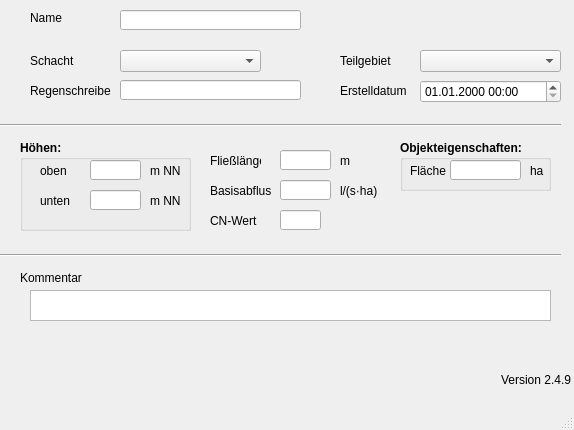
<?xml version="1.0" encoding="UTF-8"?>
<ui version="4.0">
 <class>MainWindow</class>
 <widget class="QMainWindow" name="MainWindow">
  <property name="enabled">
   <bool>true</bool>
  </property>
  <property name="geometry">
   <rect>
    <x>0</x>
    <y>0</y>
    <width>574</width>
    <height>430</height>
   </rect>
  </property>
  <property name="windowTitle">
   <string>MainWindow</string>
  </property>
  <widget class="QWidget" name="centralwidget">
   <widget class="QLabel" name="label_20">
    <property name="geometry">
     <rect>
      <x>30</x>
      <y>50</y>
      <width>51</width>
      <height>21</height>
     </rect>
    </property>
    <property name="text">
     <string>Schacht</string>
    </property>
   </widget>
   <widget class="QLabel" name="label">
    <property name="geometry">
     <rect>
      <x>30</x>
      <y>10</y>
      <width>46</width>
      <height>16</height>
     </rect>
    </property>
    <property name="text">
     <string>Name</string>
    </property>
   </widget>
   <widget class="Line" name="line">
    <property name="geometry">
     <rect>
      <x>0</x>
      <y>110</y>
      <width>561</width>
      <height>31</height>
     </rect>
    </property>
    <property name="orientation">
     <enum>Qt::Horizontal</enum>
    </property>
   </widget>
   <widget class="QLabel" name="label_5">
    <property name="geometry">
     <rect>
      <x>30</x>
      <y>80</y>
      <width>81</width>
      <height>21</height>
     </rect>
    </property>
    <property name="text">
     <string>Regenschreiber</string>
    </property>
   </widget>
   <widget class="QLabel" name="label_70">
    <property name="geometry">
     <rect>
      <x>340</x>
      <y>80</y>
      <width>71</width>
      <height>21</height>
     </rect>
    </property>
    <property name="text">
     <string>Erstelldatum</string>
    </property>
   </widget>
   <widget class="QLabel" name="label_22">
    <property name="geometry">
     <rect>
      <x>340</x>
      <y>50</y>
      <width>51</width>
      <height>21</height>
     </rect>
    </property>
    <property name="text">
     <string>Teilgebiet</string>
    </property>
   </widget>
   <widget class="QLineEdit" name="gebnam">
    <property name="geometry">
     <rect>
      <x>120</x>
      <y>10</y>
      <width>181</width>
      <height>20</height>
     </rect>
    </property>
   </widget>
   <widget class="QLineEdit" name="regenschreiber">
    <property name="geometry">
     <rect>
      <x>120</x>
      <y>80</y>
      <width>181</width>
      <height>20</height>
     </rect>
    </property>
   </widget>
   <widget class="QComboBox" name="schnam">
    <property name="geometry">
     <rect>
      <x>120</x>
      <y>50</y>
      <width>141</width>
      <height>22</height>
     </rect>
    </property>
   </widget>
   <widget class="QComboBox" name="teilgebiet">
    <property name="geometry">
     <rect>
      <x>420</x>
      <y>50</y>
      <width>141</width>
      <height>22</height>
     </rect>
    </property>
   </widget>
   <widget class="QTextEdit" name="kommentar">
    <property name="geometry">
     <rect>
      <x>30</x>
      <y>290</y>
      <width>521</width>
      <height>31</height>
     </rect>
    </property>
   </widget>
   <widget class="QLineEdit" name="cn">
    <property name="geometry">
     <rect>
      <x>280</x>
      <y>210</y>
      <width>41</width>
      <height>20</height>
     </rect>
    </property>
   </widget>
   <widget class="QLabel" name="label_4">
    <property name="geometry">
     <rect>
      <x>210</x>
      <y>210</y>
      <width>51</width>
      <height>21</height>
     </rect>
    </property>
    <property name="text">
     <string>CN-Wert</string>
    </property>
   </widget>
   <widget class="QLabel" name="lb_version">
    <property name="geometry">
     <rect>
      <x>500</x>
      <y>370</y>
      <width>71</width>
      <height>20</height>
     </rect>
    </property>
    <property name="toolTip">
     <string>Version QKan Import</string>
    </property>
    <property name="text">
     <string>Version 2.4.9</string>
    </property>
    <property name="alignment">
     <set>Qt::AlignRight|Qt::AlignTrailing|Qt::AlignVCenter</set>
    </property>
   </widget>
   <widget class="QgsDateTimeEdit" name="createdat">
    <property name="geometry">
     <rect>
      <x>420</x>
      <y>80</y>
      <width>141</width>
      <height>23</height>
     </rect>
    </property>
    <property name="currentSection">
     <enum>QDateTimeEdit::DaySection</enum>
    </property>
    <property name="displayFormat">
     <string>dd.MM.yyyy HH:mm</string>
    </property>
   </widget>
   <widget class="QGroupBox" name="groupBox">
    <property name="geometry">
     <rect>
      <x>20</x>
      <y>140</y>
      <width>171</width>
      <height>91</height>
     </rect>
    </property>
    <property name="font">
     <font>
      <weight>75</weight>
      <bold>true</bold>
     </font>
    </property>
    <property name="title">
     <string>Höhen:</string>
    </property>
    <widget class="QLabel" name="label_15">
     <property name="geometry">
      <rect>
       <x>130</x>
       <y>50</y>
       <width>31</width>
       <height>21</height>
      </rect>
     </property>
     <property name="font">
      <font>
       <weight>50</weight>
       <bold>false</bold>
      </font>
     </property>
     <property name="text">
      <string>m NN</string>
     </property>
    </widget>
    <widget class="QLabel" name="label_16">
     <property name="geometry">
      <rect>
       <x>20</x>
       <y>50</y>
       <width>41</width>
       <height>21</height>
      </rect>
     </property>
     <property name="font">
      <font>
       <weight>50</weight>
       <bold>false</bold>
      </font>
     </property>
     <property name="text">
      <string>unten</string>
     </property>
    </widget>
    <widget class="QLabel" name="label_13">
     <property name="geometry">
      <rect>
       <x>130</x>
       <y>20</y>
       <width>31</width>
       <height>21</height>
      </rect>
     </property>
     <property name="font">
      <font>
       <weight>50</weight>
       <bold>false</bold>
      </font>
     </property>
     <property name="text">
      <string>m NN</string>
     </property>
    </widget>
    <widget class="QLineEdit" name="hoeheob">
     <property name="geometry">
      <rect>
       <x>70</x>
       <y>20</y>
       <width>51</width>
       <height>20</height>
      </rect>
     </property>
    </widget>
    <widget class="QLineEdit" name="hoeheun">
     <property name="geometry">
      <rect>
       <x>70</x>
       <y>50</y>
       <width>51</width>
       <height>20</height>
      </rect>
     </property>
    </widget>
    <widget class="QLabel" name="label_12">
     <property name="geometry">
      <rect>
       <x>20</x>
       <y>20</y>
       <width>41</width>
       <height>21</height>
      </rect>
     </property>
     <property name="font">
      <font>
       <weight>50</weight>
       <bold>false</bold>
      </font>
     </property>
     <property name="text">
      <string>oben</string>
     </property>
    </widget>
   </widget>
   <widget class="QLabel" name="label_17">
    <property name="geometry">
     <rect>
      <x>340</x>
      <y>150</y>
      <width>31</width>
      <height>21</height>
     </rect>
    </property>
    <property name="font">
     <font>
      <weight>50</weight>
      <bold>false</bold>
     </font>
    </property>
    <property name="text">
     <string>m</string>
    </property>
   </widget>
   <widget class="QLineEdit" name="fliessweg">
    <property name="geometry">
     <rect>
      <x>280</x>
      <y>150</y>
      <width>51</width>
      <height>20</height>
     </rect>
    </property>
   </widget>
   <widget class="QLabel" name="label_8">
    <property name="geometry">
     <rect>
      <x>210</x>
      <y>150</y>
      <width>51</width>
      <height>21</height>
     </rect>
    </property>
    <property name="font">
     <font>
      <weight>50</weight>
      <bold>false</bold>
     </font>
    </property>
    <property name="text">
     <string>Fließlänge</string>
    </property>
   </widget>
   <widget class="QLineEdit" name="basisabfluss">
    <property name="geometry">
     <rect>
      <x>280</x>
      <y>180</y>
      <width>51</width>
      <height>20</height>
     </rect>
    </property>
   </widget>
   <widget class="QLabel" name="label_18">
    <property name="geometry">
     <rect>
      <x>340</x>
      <y>180</y>
      <width>41</width>
      <height>21</height>
     </rect>
    </property>
    <property name="font">
     <font>
      <weight>50</weight>
      <bold>false</bold>
     </font>
    </property>
    <property name="text">
     <string>l/(s·ha)</string>
    </property>
   </widget>
   <widget class="QLabel" name="label_10">
    <property name="geometry">
     <rect>
      <x>210</x>
      <y>180</y>
      <width>61</width>
      <height>21</height>
     </rect>
    </property>
    <property name="font">
     <font>
      <weight>50</weight>
      <bold>false</bold>
     </font>
    </property>
    <property name="text">
     <string>Basisabfluss:</string>
    </property>
   </widget>
   <widget class="QLabel" name="label_19">
    <property name="geometry">
     <rect>
      <x>20</x>
      <y>270</y>
      <width>81</width>
      <height>16</height>
     </rect>
    </property>
    <property name="text">
     <string>Kommentar</string>
    </property>
   </widget>
   <widget class="Line" name="line_2">
    <property name="geometry">
     <rect>
      <x>0</x>
      <y>240</y>
      <width>561</width>
      <height>31</height>
     </rect>
    </property>
    <property name="orientation">
     <enum>Qt::Horizontal</enum>
    </property>
   </widget>
   <widget class="QGroupBox" name="groupBox_2">
    <property name="geometry">
     <rect>
      <x>400</x>
      <y>140</y>
      <width>151</width>
      <height>51</height>
     </rect>
    </property>
    <property name="font">
     <font>
      <weight>75</weight>
      <bold>true</bold>
     </font>
    </property>
    <property name="title">
     <string>Objekteigenschaften:</string>
    </property>
    <widget class="QLineEdit" name="flaeche">
     <property name="enabled">
      <bool>true</bool>
     </property>
     <property name="geometry">
      <rect>
       <x>50</x>
       <y>20</y>
       <width>71</width>
       <height>20</height>
      </rect>
     </property>
     <property name="font">
      <font>
       <weight>50</weight>
       <italic>true</italic>
       <bold>false</bold>
      </font>
     </property>
     <property name="toolTip">
      <string>&lt;html&gt;&lt;head/&gt;&lt;body&gt;&lt;p&gt;Flächengröße des Objekts&lt;/p&gt;&lt;/body&gt;&lt;/html&gt;</string>
     </property>
     <property name="statusTip">
      <string>Flächengröße des Objekts</string>
     </property>
     <property name="inputMask">
      <string/>
     </property>
     <property name="text">
      <string/>
     </property>
     <property name="readOnly">
      <bool>true</bool>
     </property>
    </widget>
    <widget class="QLabel" name="label_9">
     <property name="geometry">
      <rect>
       <x>10</x>
       <y>20</y>
       <width>51</width>
       <height>21</height>
      </rect>
     </property>
     <property name="font">
      <font>
       <weight>50</weight>
       <bold>false</bold>
      </font>
     </property>
     <property name="text">
      <string>Fläche</string>
     </property>
    </widget>
    <widget class="QLabel" name="label_21">
     <property name="geometry">
      <rect>
       <x>130</x>
       <y>20</y>
       <width>21</width>
       <height>21</height>
      </rect>
     </property>
     <property name="font">
      <font>
       <weight>50</weight>
       <bold>false</bold>
      </font>
     </property>
     <property name="text">
      <string>ha</string>
     </property>
    </widget>
   </widget>
  </widget>
  <widget class="QMenuBar" name="menubar">
   <property name="geometry">
    <rect>
     <x>0</x>
     <y>0</y>
     <width>574</width>
     <height>21</height>
    </rect>
   </property>
  </widget>
  <widget class="QStatusBar" name="statusbar"/>
 </widget>
 <customwidgets>
  <customwidget>
   <class>QgsDateTimeEdit</class>
   <extends>QDateTimeEdit</extends>
   <header>qgsdatetimeedit.h</header>
  </customwidget>
 </customwidgets>
 <tabstops>
  <tabstop>gebnam</tabstop>
  <tabstop>schnam</tabstop>
  <tabstop>regenschreiber</tabstop>
  <tabstop>hoeheob</tabstop>
  <tabstop>hoeheun</tabstop>
  <tabstop>fliessweg</tabstop>
  <tabstop>basisabfluss</tabstop>
  <tabstop>cn</tabstop>
  <tabstop>teilgebiet</tabstop>
  <tabstop>kommentar</tabstop>
  <tabstop>createdat</tabstop>
 </tabstops>
 <resources/>
 <connections/>
</ui>
